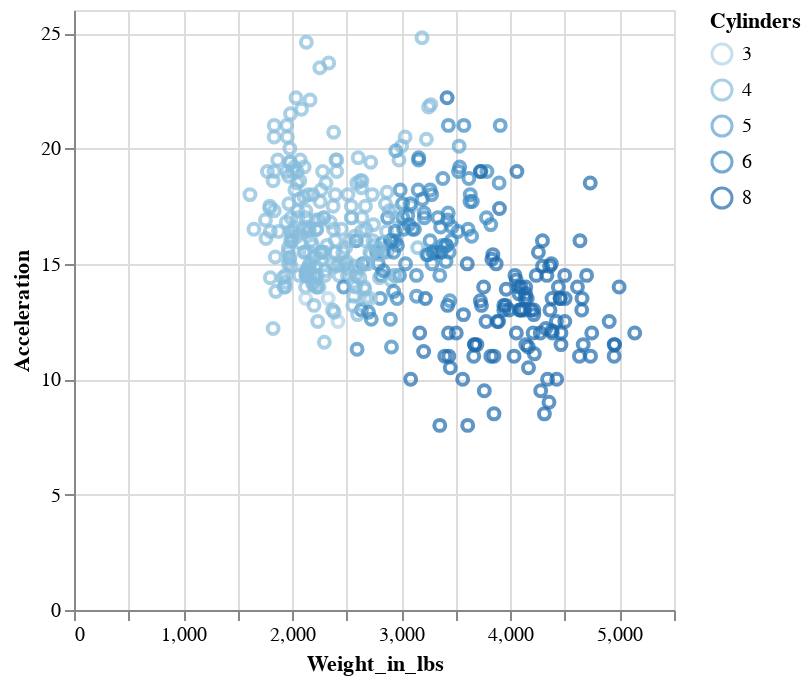

Source (notebook cell):
### Markdown cell above
#### Lab Exercises

Create the following Graphs:

  1. A Scatter plot of "Weight_in_lbs" on the x-axis, and "Acceleration" in the y-axis with the number of cylinders encoded in the color channel of all the cars in the dataframe. 
  2. A horizontal histogram of the country of origin ([this documentation](https://altair-viz.github.io/gallery/simple_histogram.html) might help) of all the cars in the dataframe. 
  3. A Heatmap of the binned horsepower (x) and the binned displacement (y) with the count representing color. ([this documentation](https://altair-viz.github.io/gallery/binned_heatmap.html) might help).  Use 20 bins for each dimension.

### Code cell
# Code for visualization 1
alt.Chart(cars).mark_point().encode(
    x='Weight_in_lbs:Q',
    y='Acceleration:Q',
    color='Cylinders:O'
)

### Figure 1 — Vega-Lite specification as saved in the notebook (floating-point values rounded to 4 significant figures; data arrays with more than 128 entries replaced by an {"elided": "..."} marker saying what was removed)
{"config": {"view": {"continuousWidth": 300, "continuousHeight": 300}}, "data": {"name": "data-f02450ab61490a1363517a0190416235"}, "mark": {"type": "point"}, "encoding": {"color": {"field": "Cylinders", "type": "ordinal"}, "x": {"field": "Weight_in_lbs", "type": "quantitative"}, "y": {"field": "Acceleration", "type": "quantitative"}}, "$schema": "https://vega.github.io/schema/vega-lite/v5.15.1.json", "datasets": {"data-f02450ab61490a1363517a0190416235": {"elided": "406 records"}}}
